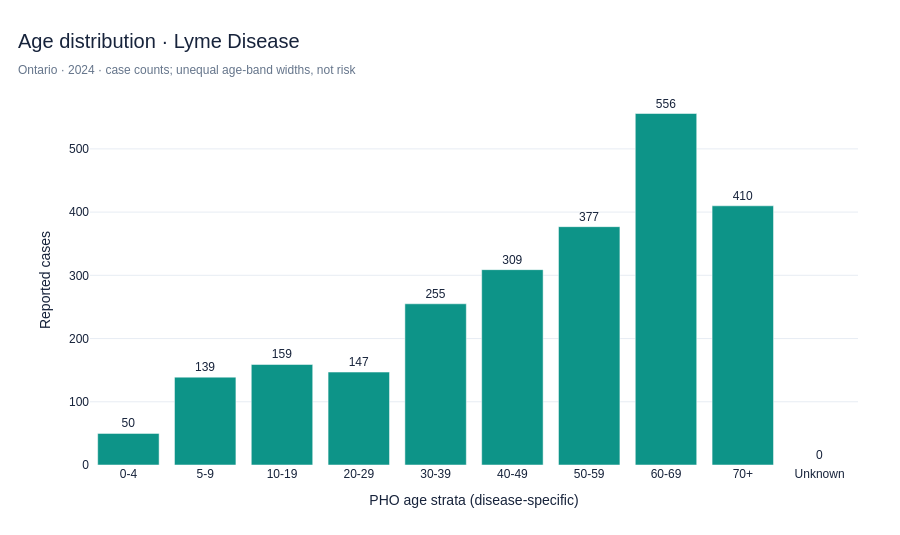

The code cell stored with this chart in its notebook:
### Markdown cell above
### 07 | Age Distribution of Reported Cases

**Question:** How are cases for one disease distributed among its **reported** age strata in 2024?  
**Metric:** number of cases (not age-adjusted incidence).  
**Guardrail:** PHO uses disease-specific age bands, so **do not pool age labels across diseases**. A simple age-band overlap screen is applied before aggregating across sex. Unknown age may be shown as an additional, nonnumeric category.

### Code cell
# ============================================================
# 07 | Chart 4 — Disease-Specific Age Distribution
# ============================================================
def age_interval(label):
    """Return inclusive numeric age bounds; return None for nonnumeric labels."""
    if pd.isna(label):
        return None
    label = str(label).strip()
    match = re.fullmatch(r"(\d+)-(\d+)", label)
    if match:
        return tuple(map(int, match.groups()))
    match = re.fullmatch(r"(\d+)\+", label)
    if match:
        return (int(match.group(1)), 125)
    if label.lower() == "neonatal":
        return (0, 0)
    return None


def overlapping_bands(labels):
    parsed = [(label, age_interval(label)) for label in labels]
    parsed = [(name, span) for name, span in parsed if span is not None]
    return [(name_a, name_b) for i, (name_a, a) in enumerate(parsed)
            for name_b, b in parsed[i+1:] if a[0] <= b[1] and b[0] <= a[1]]

age_slice = age_province.loc[
    age_province["Disease"].eq(AGE_DISEASE) & age_province["Year"].eq(REFERENCE_YEAR)
].copy()
if age_slice.empty:
    raise ValueError(f"No age data for {AGE_DISEASE} / {REFERENCE_YEAR}")

bad_pairs = overlapping_bands(age_slice["Age group"].dropna().unique())
if bad_pairs:
    raise ValueError(f"Overlapping age groups; investigate before summing: {bad_pairs[:6]}")

age_counts = (age_slice.groupby("Age group", as_index=False, dropna=False)["Number of cases"]
              .sum().rename(columns={"Number of cases": "Cases"}))
age_counts = age_counts.loc[~age_counts["Age group"].isin(["No age groups"])].copy()
age_counts["sort_age"] = age_counts["Age group"].map(
    lambda label: age_interval(label)[0] if age_interval(label) else 999)
age_counts = age_counts.sort_values(["sort_age", "Age group"])
if age_counts.empty:
    raise ValueError("No age-defined observations available for the selected disease.")

fig = px.bar(age_counts, x="Age group", y="Cases", text="Cases", color_discrete_sequence=[TEAL])
fig.update_traces(texttemplate="%{y:,.0f}", textposition="outside",
                  hovertemplate="Age stratum: %{x}<br>Cases: %{y:,.0f}<extra></extra>")
fig.update_xaxes(title="PHO age strata (disease-specific)", categoryorder="array",
                 categoryarray=age_counts["Age group"].tolist())
fig.update_yaxes(title="Reported cases", tickformat=",")
fig = finish_chart(fig, f"Age distribution · {AGE_DISEASE}",
                   f"Ontario · {REFERENCE_YEAR} · case counts; unequal age-band widths, not risk", height=535)
fig.update_layout(showlegend=False)
show_chart(fig, "04_age_distribution")

### Figure 1 — Plotly figure (JSON) as saved in the notebook; plotly's stock layout.template omitted (floating-point values rounded to 4 significant figures)
{"data": [{"hovertemplate": "Age stratum: %{x}<br>Cases: %{y:,.0f}<extra></extra>", "legendgroup": "", "marker": {"color": "#0D9488", "pattern": {"shape": ""}}, "name": "", "orientation": "v", "showlegend": false, "text": [50.0, 139.0, 159.0, 147.0, 255.0, 309.0, 377.0, 556.0, 410.0, 0.0], "textposition": "outside", "texttemplate": "%{y:,.0f}", "type": "bar", "x": ["0-4", "5-9", "10-19", "20-29", "30-39", "40-49", "50-59", "60-69", "70+", "Unknown"], "xaxis": "x", "y": [50, 139, 159, 147, 255, 309, 377, 556, 410, 0], "yaxis": "y"}], "layout": {"barmode": "relative", "font": {"color": "#17233B", "family": "Arial, sans-serif", "size": 12}, "height": 535, "hoverlabel": {"bgcolor": "#17233B", "font": {"color": "white", "size": 12}}, "legend": {"orientation": "h", "title": {"text": ""}, "tracegroupgap": 0, "x": 0, "y": -0.19}, "margin": {"b": 70, "l": 90, "r": 42, "t": 95}, "paper_bgcolor": "#FFFFFF", "plot_bgcolor": "#FFFFFF", "showlegend": false, "title": {"font": {"color": "#17233B", "size": 20}, "text": "Age distribution · Lyme Disease<br><span style='font-size:12px;color:#65758B'>Ontario · 2024 · case counts; unequal age-band widths, not risk</span>", "x": 0.02, "xanchor": "left"}, "xaxis": {"anchor": "y", "categoryarray": ["0-4", "5-9", "10-19", "20-29", "30-39", "40-49", "50-59", "60-69", "70+", "Unknown"], "categoryorder": "array", "domain": [0, 1], "showgrid": false, "showline": false, "ticks": "", "title": {"text": "PHO age strata (disease-specific)"}, "zeroline": false}, "yaxis": {"anchor": "x", "domain": [0, 1], "gridcolor": "#E8EDF4", "showline": false, "tickformat": ",", "ticks": "", "title": {"text": "Reported cases"}, "zeroline": false}}}
